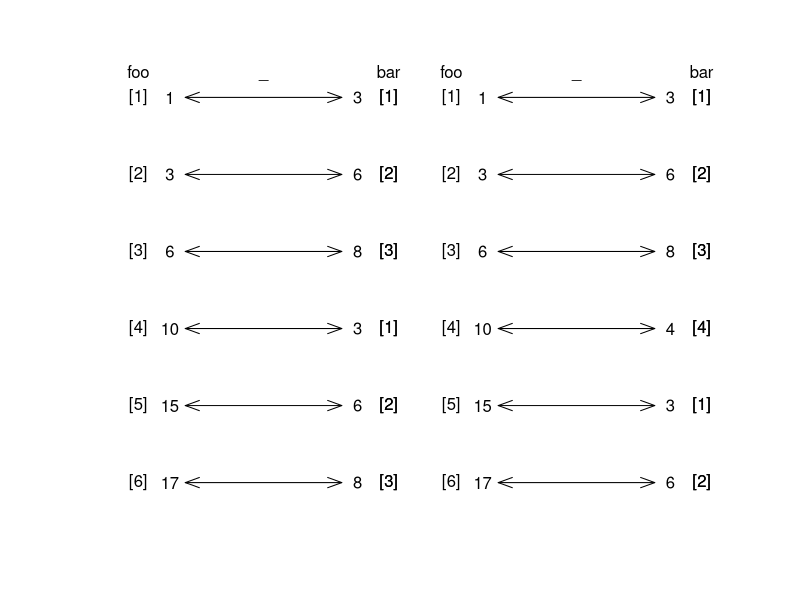
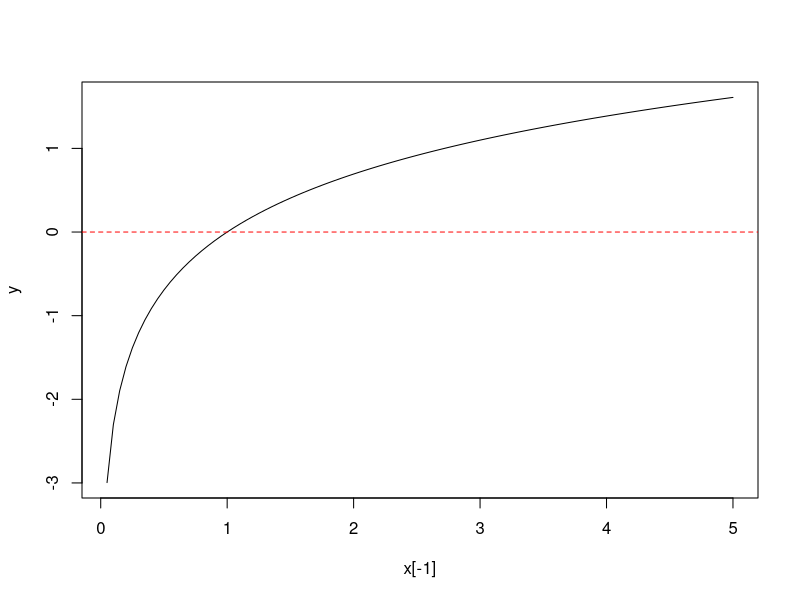

The R script that drew these images, in order:
## ---- chunk 1
1:5
#class(1:5)
#mode(1:5)
6:10
1:5 + 6:10 # vectorizacion  
## ---- chunk 2
c(1, 3, 6, 10, 15) + c(0, 1, 3, 6, 10) 
## ---- chunk 3
c(1, 3, 6, 10, 15) - c(0, 1, 3, 6, 10) 
## ---- chunk 4
c(1, 3, 6, 10, 15) * c(0, 1, 3, 6, 10) 
## ---- chunk 5
c(1, 3, 6, 10, 15) / c(0, 1, 3, 6, 10) 
## ---- chunk 6
c(1, 3, 6, 10, 15,17)+c(3,6,8)
## ---- chunk 7
# mensaje de advertencia 
c(1, 3, 6, 10, 15,17)+c(3,6,8,10)  
## ---- chunk 8
foo<-c(1, 3, 6, 10, 15,17)
bar<-c(3,6,8)
foo-bar
## ---- chunk 9
x=rep(-1,length(foo)) 
plot(x,1:length(foo),axes=FALSE,ann=FALSE,type="p",col='white',xlim=c(-2,2))
arrows(x-0.5,length(foo):1,x+0.5,length(foo):1,code=3,angle=20,length = 0.15)
text(x-0.6,length(foo):1,labels=foo)
text(x-0.8,length(foo):1,labels=paste('[',1:length(foo),']',sep=''))
text(x+0.6,length(foo):1,labels=bar)
text(x+0.8,length(foo):1,labels=paste('[',1:length(bar),']',sep=''))
text(x+0.8,length(foo):1,labels=paste('[',1:length(bar),']',sep=''))
mtext("foo",side=3, at=-1-0.8)
mtext("bar",side=3, at=-1+0.8)
mtext("_",side=3, at=-1)

# cuando la longitud del más corto no es divisor de la long del mas largo
x=rep(1,length(foo))
bar<-c(3,6,8,4)

arrows(x-0.5,length(foo):1,x+0.5,length(foo):1,code=3,angle=20,length = 0.15)
text(x-0.6,length(foo):1,labels=foo)
text(x-0.8,length(foo):1,labels=paste('[',1:length(foo),']',sep=''))
text(x+0.6,length(foo):1,labels=bar)
text(x+0.8,length(foo):1,labels=paste('[',1:length(bar),']',sep=''))
text(x+0.8,length(foo):1,labels=paste('[',1:length(bar),']',sep=''))
mtext("foo",side=3, at=1-0.8)
mtext("bar",side=3, at=1+0.8)
mtext("_",side=3, at=1)
## ---- chunk 10
# primer concepto de vectorización
x=c(3,5,1,7,4) 
# raiz usando vectorizacion
sqrt(x)
## ---- chunk 11
sqrt(c(4,9,16,1)) 
## ---- chunk 12
# raiz usando un bucle for 
# no recomendado
for(i in x){
print(sqrt(i))
}
## ---- chunk 13
# segundo concepto de vectorizacion 
# la función se aplica sobre un vector
sum(1:5)  
sum(x)
## ---- chunk 14
median(1:5) 
median(x)
## ---- chunk 15
c(2, 3, 5, 7, 11, 13) - 2  #subtración  

-2:2 * -2:2 #multiplicación 

1:10 / 3  ## división usual (de punto flotante)

1:10 %/% 3 ## división entera 

1:10 %% 3 ## residuo de la división
## ---- chunk 16
1:10 %% 3 
1:10 %% 3 == 0 
sum(1:10 %% 3 ==0 )  
# cuantos no divisibles por 3 
#sum(1:10 %% 3!=0 ) 
#(1:10)[1:10 %% 3 == 0]
## ---- chunk 17
x=c(3,5,1,7,4)
x[c(TRUE,FALSE,TRUE,FALSE,FALSE)]
## ---- chunk 18
(1:10)[1:10 %% 3 == 0] 
## ---- chunk 19
sexo=c("M","M","F","M","M","F","F","F","M") 
edad=c(18,15,16,18,17,15,20,19,15) 
## ---- chunk 20
sum(sexo=="M")
sum(sexo=="F")
## ---- chunk 21
mean(edad[sexo=="M"])  
mean(edad[sexo=="F"]) 
mean(edad[sexo!="M"]) 
## ---- chunk 22
sum( (x-mean(x))^2 )/(length(x)-1) 
var(x)
## ---- chunk 23
sum(abs(x-median(x)))/length(x) 
## ---- chunk 24
cos(c(0, pi / 4, pi / 2, pi)) 
## ---- chunk 25
c(3, 4 - 1, 1 + 1 + 1) == 3 
l=c(3, 4 - 1, 1 + 1 + 1) == 3 
class(l)
## ---- chunk 26
1:3 != 3:1 # diferente 
## ---- chunk 27
exp(1:5) < 100 # menor que 
## ---- chunk 28
notas=c(3.5,4.1,2.0,3.0,1.5,4.5,3.9)
mean(notas)
## ---- chunk 29
notas>=mean(notas)
table(notas>=mean(notas))
sum(notas>=mean(notas))
## ---- chunk 30
media=mean(notas)
cont=0
for(i in notas){
if(i>=media){cont=cont+1} 
}
cont
## ---- chunk 31
set.seed(1234)
sexo=sample(c("M","F"),500,replace=TRUE)
n1=sum(sexo=="M")
n2=500-n1
nota=numeric(500)
nota[sexo=="M"]=round( rnorm(n1,3.5,0.5), 1)
nota[sexo=="F"]=round( rnorm(n2,3.5,0.5), 1) 
## ---- chunk 32
sum(sexo=="M")
length(sexo)-sum(sexo=="M")
sum(sexo=="F") 
c("Femeninos"=sum(sexo=="F") , "Masculinos"=sum(sexo=="M")) 
## ---- chunk 33
sexo[sexo=="M"]
sexo[sexo=="F"]
## ---- chunk 34
(1:5) ^ 2 >= 16 # mayor o igual que 
## ---- chunk 35
sqrt(2) ^ 2 == 2 
## ---- chunk 36
sqrt(2) ^ 2-2  # 
## ---- chunk 37
all.equal(sqrt(2) ^ 2, 2)
## ---- chunk 38
all.equal(sqrt(2) ^ 2, 3)
## ---- chunk 39
isTRUE(all.equal(sqrt(2) ^ 2, 3))
## ---- chunk 40
isTRUE(all.equal(sqrt(2) ^ 2, 2))
## ---- chunk 41
c("Can", "you", "can", "a", "can", "as", "a", "canner", "can", "can", "a", "can?"
) == "can"
## ---- chunk 42
c("A", "B", "C", "D") < "C"
## ---- chunk 43
c("a", "b", "c", "d")< "C"
## ---- chunk 44
.x5<-4
#?make.names
x<-1:5
y=6:10
#ls()
print(.x5)
## ---- chunk 45
x + 2 * y - 3
## ---- chunk 46
z<-x + 2 * y - 3
z
## ---- chunk 47
## primera forma 
z<-x + 2 * y - 3;z
## ---- chunk 48
## segunda forma 
( z<-x + 2 * y - 3 )
## ---- chunk 49
5/0
log(0)
sqrt(-2)
## ---- chunk 50
#setwd("~/Library/Mobile #Documents/com~apple~CloudDocs/cursos/estadist#icacomputacional/PresentacionesQmd") 
datos=read.csv2("./datos/ejemplo.csv") 
## ---- chunk 51
datos
## ---- chunk 52
x=pretty(c(0,5),100) 
#x[-1]
y=log(x[-1])
plot(x[-1],y,type='l') 
abline(h=0,col="red",lty=2)
## ---- chunk 53
c(Inf + 5, Inf - 1000, Inf - Inf,Inf+Inf)  
## ---- chunk 54
x=Inf + 5 
y=Inf-1000
x-y
## ---- chunk 55
c(10000 / Inf, Inf / 1, Inf / Inf) 
## ---- chunk 56
c(sqrt(Inf), sin(Inf)) 
## ---- chunk 57
c(log(Inf), log(Inf, base = Inf)) 
## ---- chunk 58
c(NA + 1, NA * 5, NA + Inf)  
## ---- chunk 59
c(NA + NA, NaN + NaN, NaN + NA, NA + NaN)
## ---- chunk 60
x <- c(0, Inf, -Inf, NaN, NA) 
is.finite(x)
## ---- chunk 61
is.infinite(x)
## ---- chunk 62
is.nan(x)
## ---- chunk 63
s=c("M","F","F","F","M") 
sum(s=="F")  
## ---- chunk 64
is.na(x)
z<-c(3,1,NA,7,9,3,NA)
sum(is.na(z))
## ---- chunk 65
mean(na.omit(z))
## ---- chunk 66
mean(z,na.rm=TRUE)
## ---- chunk 67
min(z)
min(z,na.rm=TRUE) 
sum(is.na(z))
## ---- chunk 68
b<-3
if(!b<0){print("b no es Negativo")}
!is.na(z) 
(x <- 1:10 >= 5) 
## ---- chunk 69
x
# negación de x 
!x 
## ---- chunk 70
## TRUE donde  se encuetre un par  
(y <- 1:10 %% 2 == 0) 
# Seleccionar los pares en b  
b<-1:10
b[y]
b[!y]
## ---- chunk 71
z<-c(6,1,4,7,9,8,1,9,7)
# los números pares en z  
z[z%%2==0] 
## ---- chunk 72
min(z)
## ---- chunk 73
min(z)
sum(z==min(z))  
(1:length(z))[z==min(z)]
## ---- chunk 74
# cuantos pares hay en z ? 
sum(z%%2==0) 
## ---- chunk 75
# dónde estan los números pares?
which(c(TRUE,FALSE,FALSE,TRUE,TRUE))  
## ---- chunk 76
which(z%%2==0)
## ---- chunk 77
# en que posición esta el máximo de z 
max(z)
which(z==max(z))  
which.max(z)
## ---- chunk 78
#Cuantos elementos de z son mayores que la media de z?
sum(z>mean(z))
## ---- chunk 79
# en qué posición están los pares 
s<-1:length(z)
s[z%%2==0]
# una forma más eficiente 
which(z%%2==0)
## ---- chunk 80
which(c(TRUE,FALSE,TRUE,TRUE,FALSE))
## ---- chunk 81
z<-c(6,1,4,7,9,8,1,9,7)
which(z%%2==0)
## ---- chunk 82
which(z==9)
## ---- chunk 83
which.max(z)
which.min(z)

which(z==max(z))
which(z==min(z))
## ---- chunk 84
z
z>3 
z<=7
z>3 & z<=7
## ---- chunk 85
z
z<=1 
z>=8
z<=1 | z>=8  
## ---- chunk 86
x
y
# operador &
x & y 
## ---- chunk 87
# operador | 
x | y
## ---- chunk 88
# los tres valores lógicos 
x <- c(TRUE, FALSE, NA)  
## ---- chunk 89
xy <- expand.grid(x = x, y = x) # todas 

OpLog=within(
#make the next assignments within xy
xy,
{
x_and_y <- x & y
x_or_y <- x | y
not.y <- !y
not.x <- !x
}
)
## ---- chunk 90
library(knitr) 
kable(OpLog, format = "html", table.attr = "class='striped'") 
## ---- chunk 91
edad=c(20,18,15,19,NA,23,NA)
mean(edad)
mean(na.omit(edad))  
## ---- chunk 92
max(edad,na.rm=TRUE)
min(edad)
## ---- chunk 93
sum(is.na(edad)) 
## ---- chunk 94
edad[5]=median(edad,na.rm=TRUE)  
edad[7]=median(edad,na.rm=TRUE)   
edad
## ---- chunk 95
edad=c(20,18,15,19,NA,23,NA) 
edad
edad[is.na(edad)]=median(edad,na.rm=TRUE)  
edad
## ---- chunk 96
no_trues<-c(FALSE,FALSE,FALSE) 
algun_true<-c(FALSE,TRUE,FALSE) 
todos_true<-c(TRUE,TRUE,TRUE)
## ---- chunk 97
any(no_trues) 
any(algun_true)
any(todos_true) 
## ---- chunk 98
all(no_trues) 
all(algun_true)
all(todos_true)  
## ---- chunk 99
# averiguar si hay algún par 
v=c(3,5,7,9,6) 
v%%2==0
any(v%%2==0)
## ---- chunk 100
if(any(v%%2==0)){
    cat("Hay algún número par en el vector  ")
}else{
    cat("No hay número par en el vector  ") 
}
## ---- chunk 101
# averiguar si todos son impares 
v=c(3,5,7,9,8) 
v%%2!=0 
all(v%%2!=0) 
## ---- chunk 102
any(no_trues)
any(algun_true)
any(todos_true)
## ---- chunk 103
#log(-3)
#sqrt(-4)
x=c(4,7,-4,1)  
log(x) 
## ---- chunk 104
edad=c(20,18,15,19,NA,23,NA)  
any(is.na(edad))
## ---- chunk 105
n=1:5
any(is.na(n))
## ---- chunk 106
all(!is.na(n)) 
## ---- chunk 107
z<-c(5,7,1,7,3)
# hay algun par en z ? 
any(z%%2==0)
## ---- chunk 108
all(no_trues)
all(algun_true)
## ---- chunk 109
all(todos_true)
# todos los elementos de z son impares ?
all(!z%%2==0)
## ---- chunk 110
a=c(6,9,7,3,6,7,9,6,3,6,6,7,1,9,1)
## ---- chunk 111
a==6
sum(a==6)
## ---- chunk 112
a>=6
sum(a>=6)
## ---- chunk 113
a<6+2
sum(a<6+2)
## ---- chunk 114
a!=6
sum(a!=6)
## ---- chunk 115
which(a==6)
